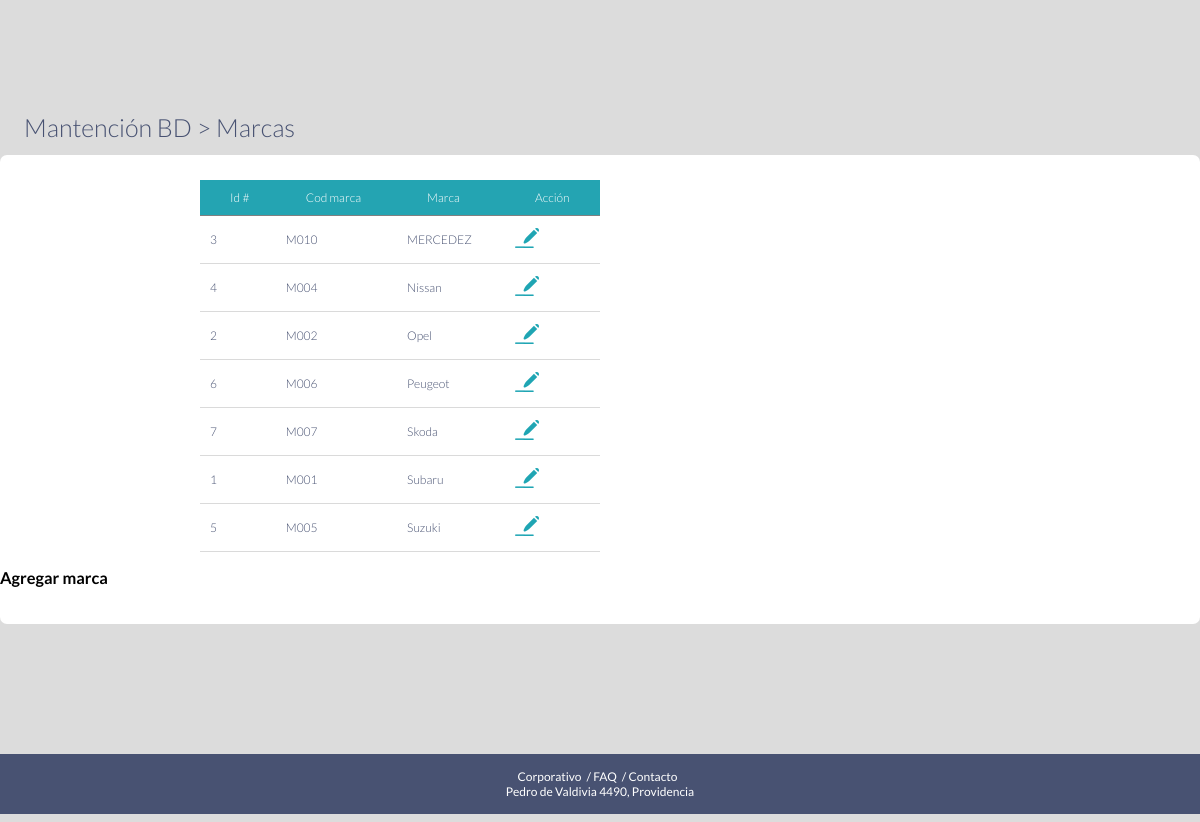
The app's page /editar_marca/ with its own data.
### web_base/models.py (models this page shows, shortened)
class Marca(models.Model):
    cod_marca= models.CharField(max_length=100, null=False,verbose_name="Código marca")
    marca = models.CharField(max_length=100, null=False,verbose_name="Marca")
    creado_el = models.DateTimeField(auto_now_add=True, verbose_name='Creado el')
    class Meta:
        verbose_name = 'Marca'
        verbose_name_plural = 'Marcas'
        ordering = ['marca']

### web_base/views.py (the view)
# urls.py: path('editar_marca/',MarcaListView.as_view(),name='editar_marca'),
class MarcaListView(ListView):
    model = Marca
    context_object_name= 'marca'
    class Meta:
        ordering = ['marca']
    def get_context_data(self,**kwarg):
        context = super().get_context_data(**kwarg)
        context['marca'] = context['marca'] #filtra las tareas del usuario que está logeado en el momento
        return context

### web_base/templates/web_base/marca_list.html (shortened to what this page needs)
{% extends 'layout.html' %}
{% load static %}
{% block content %}
<div class="titulos"><a href="{% url 'mantencion' %}">Mantención BD > </a>Marcas</div>
<div id="base">
    <table class="tabla_general">
        <tr class="tr_general">
            <th class="th_general">Id #</th>
            <th class="th_general">Cod marca</th>
            <th class="th_general">Marca</th>
            <th class="th_general">Acción</th>
        </tr>
        {% for m in marca%}
            {% if m.marca and m.cod_marca %}
            <tr class="tr_general">
                <td class="td_general">{{m.id}}</td>
                <td class="td_general">{{m.cod_marca}}</td>
                <td class="td_general">{{m.marca}} </a></td>
                <td class="td_general">
                    <a href="{% url 'editar_marca' %}{{m.id}}">
                        <img src="{% static 'iconos/editar.png' %}" alt="Editar">
                    </a>
                </td>
            </tr>
            {% endif %}
        {% endfor %}
        </table>
        <p><a href="{% url 'editar_marca' %}"><h3>Agregar marca</h3></a></p>
</div>
{% endblock %}

### web_base/static/css/style.css (style rules this page uses)
body { background: rgb(220, 220, 220); font-family: 'Lato', sans-serif; color: #485272; margin-left: 0; margin-top:40px; width: 100%; height:100%; }
a { text-decoration: none!important; color: black; }
html { scroll-behavior: smooth; }
#base { background: white; border-radius: 7px; padding-top: 5px; padding-left: 0px; padding-bottom: 20px; margin-top: 13px; margin-bottom: 130px; font-size: 14px; }
.titulos { margin-top: 100px; font-weight: 350; margin-top: 30px; font-size: 25px; padding-left: 24px; color:#485272; padding-top:72px; }
.titulos a { color:#485272; }
table { width: 100%; text-align: left; border-collapse:collapse ; margin-top: 20px; margin-left: 0; }
th,td { padding:10px; font-weight: 300; font-size: 12px; }
th { background-color: #24a4b2; border-bottom: solid 1px grey; color:white; }
tr:nth-child(even) { background-color: rgb(236, 235, 235); }
.tabla_general { width: 400px; text-align: left; border-collapse:collapse ; margin-left: 200px; }
.tr_general { border-bottom: 1px solid rgb(218, 218, 218); }
.tr_general:nth-child(even) { background-color:white; border-bottom: 1px solid rgb(218, 218, 218); }
.td_general { padding-left: 10px; }
.th_general { padding-left: 30px; }

### records on screen
Marca: id "3", cod_marca "M010", marca "MERCEDEZ"
Marca: id "4", cod_marca "M004", marca "Nissan"
Marca: id "2", cod_marca "M002", marca "Opel"
Marca: id "6", cod_marca "M006", marca "Peugeot"
Marca: id "7", cod_marca "M007", marca "Skoda"
Marca: id "1", cod_marca "M001", marca "Subaru"
Marca: id "5", cod_marca "M005", marca "Suzuki"
